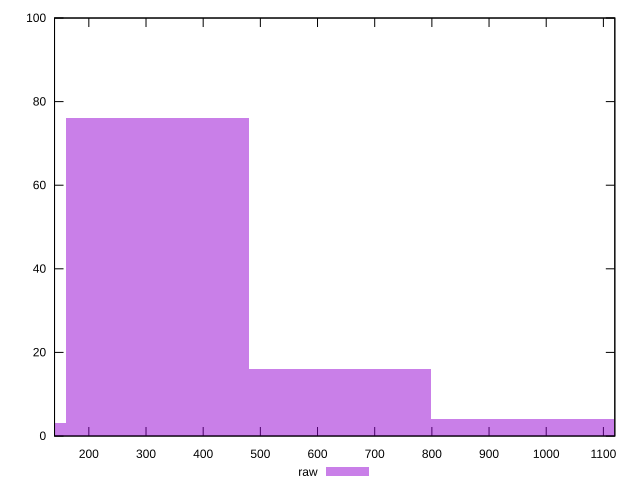

Generate this figure with gnuplot:
reset

$raw <<EOF
319.5990471715202 76
639.1980943430405 16
958.7971415145607 4
1278.396188686081 1
0 3
EOF

set key outside below
set boxwidth 319.5990471715202
set xrange [140:1120]
set yrange [0:100]
set trange [0:100]
set style fill transparent solid 0.5 noborder
set terminal svg size 640, 490 enhanced background rgb 'white'
set output "reports/report_00027_2021-02-24T12-40-31.850Z/unused-css-rules/samples/astro/raw/histogram.svg"

plot $raw title "raw" with boxes

reset
